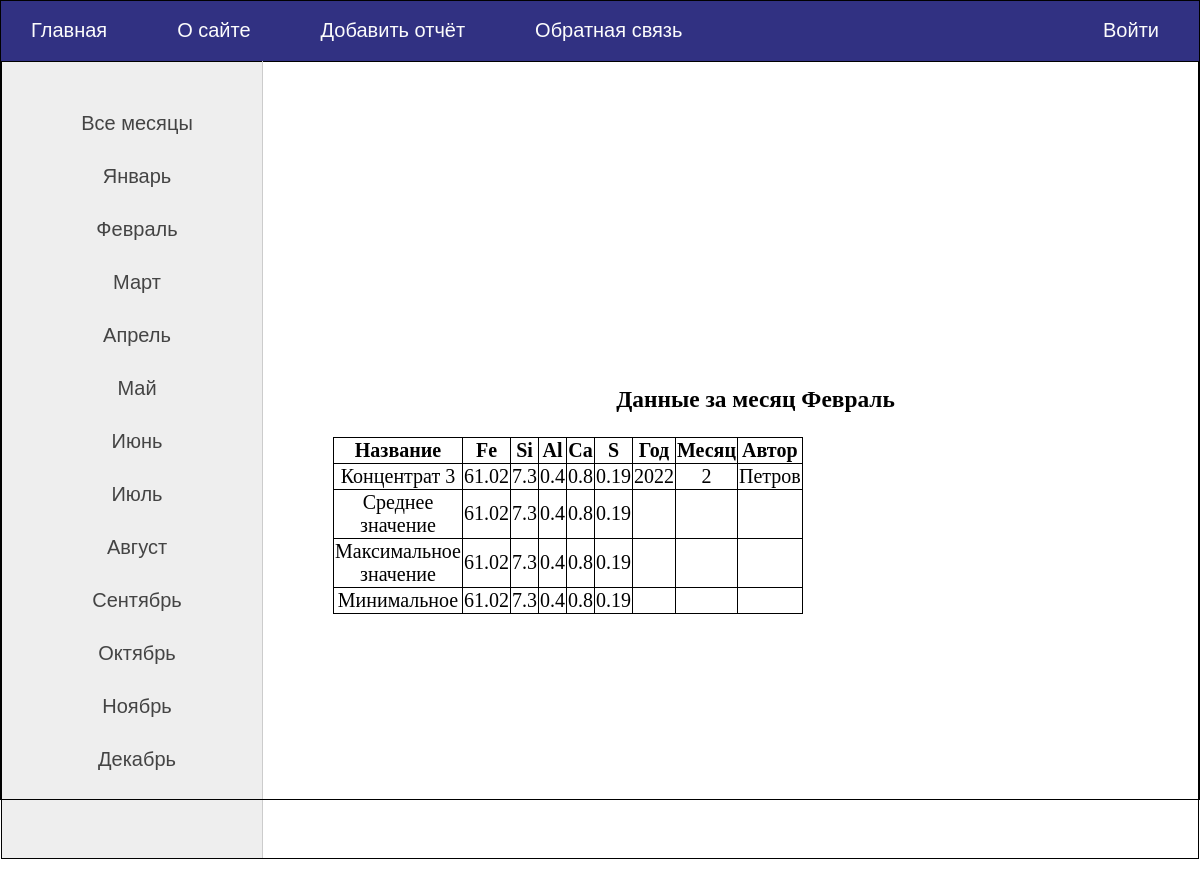
The app's page /month/2/ with its own data.
### report/models.py (models this page shows, shortened)
class Report(models.Model):
    title = models.CharField(max_length=255, verbose_name="Наименование сырья")
    component_Fe = models.FloatField(verbose_name="Fe")  # Железо
    component_Si = models.FloatField(verbose_name="Si")  # Кремний
    component_Al = models.FloatField(verbose_name="Al")  # Алюминий
    component_Ca = models.FloatField(verbose_name="Ca")  # Кальций
    component_S = models.FloatField(verbose_name="S")  # Сера
    report_year = models.DecimalField(max_digits=4, decimal_places=0, default=2022, verbose_name='Год')  # Год отчёта
    report_month = models.DecimalField(max_digits=2, decimal_places=0,default=1, verbose_name='Месяц')  # Месяц отчёта
    report_create = models.DateTimeField(auto_now_add=True, verbose_name="Время создания")
    report_update = models.DateTimeField(auto_now=True, verbose_name="Время изменения")
    author_name = models.CharField(max_length=255, default='', verbose_name="Автор")
    class Meta:
        verbose_name = 'Отчёт'
        verbose_name_plural = 'Отчёты'
        ordering = ['title']

### report/views.py (the view)
# urls.py: path('month/<int:month_id>/', show_report, name='report'),
def show_report(request, month_id):
    months_dict = {1: 'Январь',
                   2: 'Февраль',
                   3: 'Март',
                   4: 'Апрель',
                   5: 'Май',
                   6: 'Июнь',
                   7: 'Июль',
                   8: 'Август',
                   9: 'Сентябрь',
                   10: 'Октябрь',
                   11: 'Ноябрь',
                   12: 'Декабрь'}
    reports = Report.objects.filter(report_month=month_id)
    agg_fe = {'name': 'component_Fe'}
    agg_si = {'name': 'component_Si'}
    agg_al = {'name': 'component_Al'}
    agg_ca = {'name': 'component_Ca'}
    agg_s = {'name': 'component_S'}
    agg_avg, agg_max, agg_min = {'name': 'Среднее значение'},\
                                {'name': 'Максимальное значение'}, \
                                {'name': 'Минимальное'}
    list_agg_name = [agg_fe, agg_si, agg_al, agg_ca, agg_s]
    list_agg = [agg_avg, agg_max, agg_min]
    if len(reports) == 0:
        raise Http404()
    else:
        for agg in list_agg_name:
            agg_avg.update(reports.aggregate(Avg(agg.get('name'))))
            agg_max.update(reports.aggregate(Max(agg.get('name'))))
            agg_min.update(reports.aggregate(Min(agg.get('name'))))
    context = {'months_dict': months_dict,
               'reports': reports,
               'menu': menu,
               'title': 'Данные за месяц',
               'month_id': month_id,
               'month_name': months_dict[month_id],
               'list_agg_name': list_agg_name,
               'list_agg': list_agg,
               }
    return render(request, 'report/index.html', context=context)

### report/templates/report/index.html
{% extends 'report/base.html' %}
{% block content %}
<h3>{{title}} {{month_name}}</h3>
<table style="width:50%">
    <tr>
        <th>Название</th>
        <th>Fe</th>
        <th>Si</th>
        <th>Al</th>
        <th>Ca</th>
        <th>S</th>
        <th>Год</th>
        <th>Месяц</th>
        <th>Автор</th>
    </tr>
    {% for r in reports %}
    <tr>
        <td>{{ r.title }}</td>
        <td>{{ r.component_Fe }}</td>
        <td>{{ r.component_Si }}</td>
        <td>{{ r.component_Al }}</td>
        <td>{{ r.component_Ca }}</td>
        <td>{{ r.component_S }}</td>
        <td>{{ r.report_year }}</td>
        <td>{{ r.report_month }}</td>
        <td>{{ r.author_name }}</td>
    </tr>
    {% endfor %}
     {% for l in list_agg %}
    <tr>
        {% for elem, value in l.items %}
            <td>{{ value }}</td>
        {% endfor %}
        <td></td>
        <td></td>
        <td></td>
    </tr>
    {% endfor %}
</table>
{% endblock %}

### report/static/report/css/styles.css (style rules this page uses)
html, body { font-family: 'Arial'; margin: 0; padding: 0; height: 100%; width: 100%; color: #444; }
.table-page tr { height: 100%; }
table, th, td { border: 1px solid black; border-collapse: collapse; text-align: center; align-content: center; }

### records on screen
Report: title "Концентрат 3", component_Fe "61.02", component_Si "7.3", component_Al "0.4", component_Ca "0.8", component_S "0.19", report_year "2022", report_month "2", author_name "Петров"

### other values on screen
{{ m.title }} "О сайте" "Добавить отчёт" "Обратная связь"
{{ m.title }} "Войти"
{{ name }} "Январь" "Февраль" "Март" "Апрель" "Май" "Июнь" "Июль" "Август" "Сентябрь" "Октябрь" "Ноябрь" "Декабрь"
{{ title }} "Данные за месяц"
{{ month_name }} "Февраль"
{{ value }} "Среднее значение" "61.02" "7.3" "0.4" "0.8" "0.19" "Максимальное значение" "61.02" "7.3" "0.4" "0.8" "0.19" "Минимальное" "61.02" "7.3" "0.4" "0.8" "0.19"
